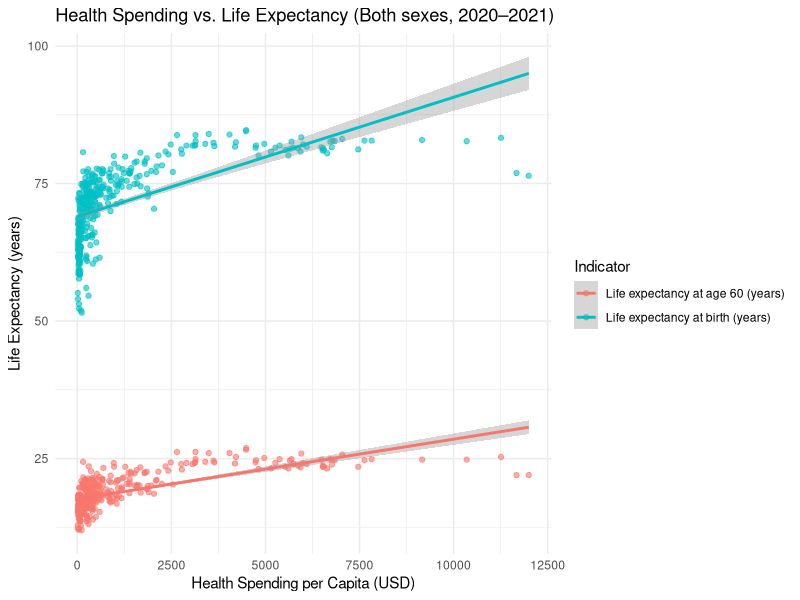
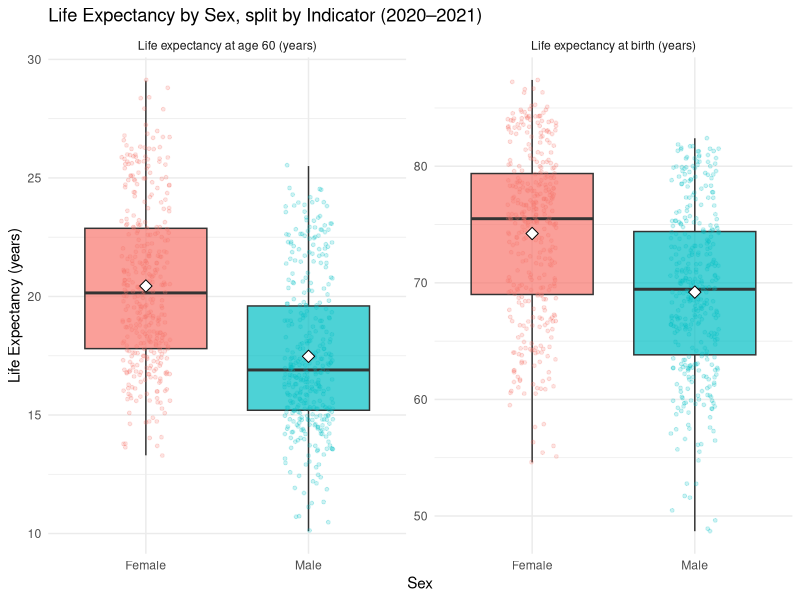
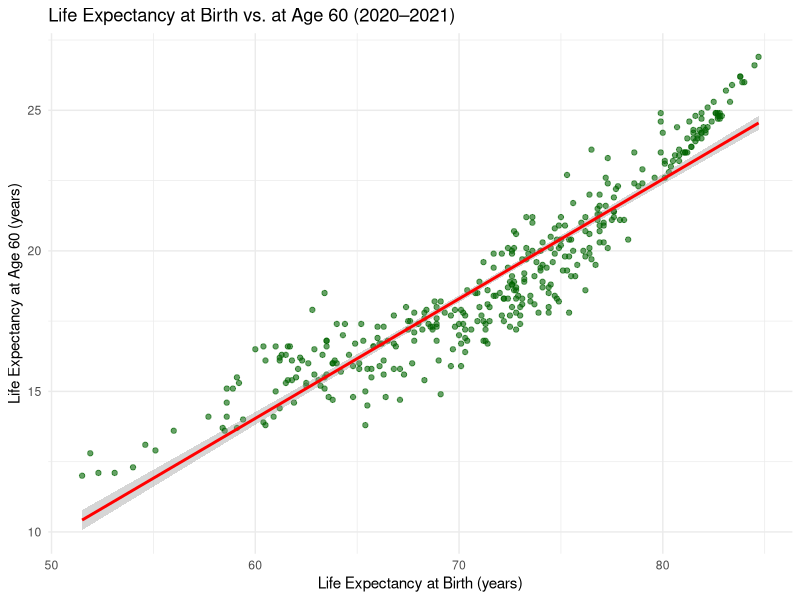

These figures' R source, in order:
## ---- chunk 1
knitr::opts_chunk$set(echo = TRUE, highlight=FALSE)
## ---- chunk 2
## Use this chunk for reading in packages.
library(dplyr)
library(tidyr)
## Use this chunk for reading in the data, combining the data, and any other major data cleaning that is not relevant to show.
spending <- read.csv("health_spending.csv")
life <- read.csv("life_expectancy.csv")

spending_selected <- spending %>%
  select(Country.Code, X2020, X2021)

life_selected <- life %>%
  select(SpatialDimValueCode, Period, Value, Indicator, Dim1)

spending_clean <- spending_selected %>%
  rename(Country.Code = Country.Code) %>%
  pivot_longer(
    cols = starts_with("X"),
    names_to = "Year",
    names_prefix = "X",
    values_to = "Health_Spending_per_Capita"
  ) %>%
  mutate(Year = as.numeric(Year))

life_clean <- life_selected %>%
  rename(
    Country.Code = SpatialDimValueCode,
    Year = Period,
    Life_Expectancy = Value,
    Sex = Dim1,
    Indicator = Indicator
  ) %>%
  mutate(
    # Extract only the numeric part before the space (e.g. 59.1 from "59.1 [58.3–59.9]")
    Life_Expectancy = as.numeric(sub(" .*", "", Life_Expectancy)),
    Year = as.numeric(Year)
  )

spending_clean <- spending_clean %>% filter(!is.na(Country.Code))
life_clean <- life_clean %>% filter(!is.na(Country.Code))

combined <- inner_join(
  life_clean,
  spending_clean,
  by = c("Country.Code", "Year")
)

## Remove the ## before all code.
## ---- chunk 3
combined %>%
  filter(Sex=="Both sexes"&Indicator=="Life expectancy at birth (years)") %>%
  summarise(
    mean_spending = mean(Health_Spending_per_Capita, na.rm = TRUE),
    median_spending = median(Health_Spending_per_Capita, na.rm = TRUE),
    mean_life = mean(Life_Expectancy, na.rm = TRUE),
    median_life = median(Life_Expectancy, na.rm = TRUE),
    n_countries = n_distinct(Country.Code)
  )
## ---- chunk 4
life_summary <- combined %>%
filter(Indicator == "Life expectancy at birth (years)") %>%
group_by(Sex) %>%
summarise(
mean_life = mean(Life_Expectancy, na.rm = TRUE),
sd_life = sd(Life_Expectancy, na.rm = TRUE),
count = n()
)
life_summary
## ---- chunk 5
library(ggplot2)

plot_dat <- combined %>%
  filter(
    Sex == "Both sexes",
    Indicator %in% c("Life expectancy at birth (years)",
                     "Life expectancy at age 60 (years)"),
    !is.na(Health_Spending_per_Capita),
    !is.na(Life_Expectancy)
  )

ggplot(
  plot_dat,
  aes(x = Health_Spending_per_Capita, y = Life_Expectancy, color = Indicator)
) +
  geom_point(alpha = 0.6) +
  geom_smooth(method = "lm", se = TRUE) +   # separate line per Indicator
  labs(
    title = "Health Spending vs. Life Expectancy (Both sexes, 2020–2021)",
    x = "Health Spending per Capita (USD)",
    y = "Life Expectancy (years)",
    color = "Indicator"
  ) +
  theme_minimal()

## ---- chunk 6
sex_dat <- combined %>%
  filter(
    Sex %in% c("Male", "Female"),
    Indicator %in% c("Life expectancy at birth (years)",
                     "Life expectancy at age 60 (years)"),
    !is.na(Life_Expectancy)
  )

ggplot(sex_dat, aes(x = Sex, y = Life_Expectancy, fill = Sex)) +
  geom_boxplot(alpha = 0.7, outlier.alpha = 0.35) +
  geom_jitter(aes(color = Sex), width = 0.15, alpha = 0.2, size = 1) +
  stat_summary(fun = mean, geom = "point", shape = 23, size = 3,
               fill = "white", color = "black") +  # mean marker
  facet_wrap(~ Indicator, ncol = 2, scales = "free_y") +
  labs(
    title = "Life Expectancy by Sex, split by Indicator (2020–2021)",
    x = "Sex",
    y = "Life Expectancy (years)",
    fill = "Sex",
    color = "Sex"
  ) +
  theme_minimal() +
  theme(legend.position = "none")
## ---- chunk 7
life_wide <- combined %>%
filter(Sex == "Both sexes") %>%
select(Country.Code, Year, Indicator, Life_Expectancy) %>%
pivot_wider(names_from = Indicator, values_from = Life_Expectancy)

ggplot(
life_wide,
aes(x = `Life expectancy at birth (years)`,
y = `Life expectancy at age 60 (years)`)
) +
geom_point(alpha = 0.6, color = "darkgreen") +
geom_smooth(method = "lm", se = TRUE, color = "red") +
labs(
title = "Life Expectancy at Birth vs. at Age 60 (2020–2021)",
x = "Life Expectancy at Birth (years)",
y = "Life Expectancy at Age 60 (years)"
) +
theme_minimal()
## ---- chunk 8
library(kableExtra)

combined %>%
  select(Country.Code, Year, Sex, Indicator, Life_Expectancy, Health_Spending_per_Capita) %>%
  rename(
    Country = Country.Code,
    `Life Expectancy` = Life_Expectancy,
    `Health Spending (USD)` = Health_Spending_per_Capita
  ) %>%
  head(20) %>%
  kbl(
    caption = "Table A1. First 20 rows of the combined dataset",
    digits = 2,
    booktabs = TRUE
  ) %>%
  kable_styling(
    latex_options = c("striped", "hold_position"),
    font_size = 9
  )
